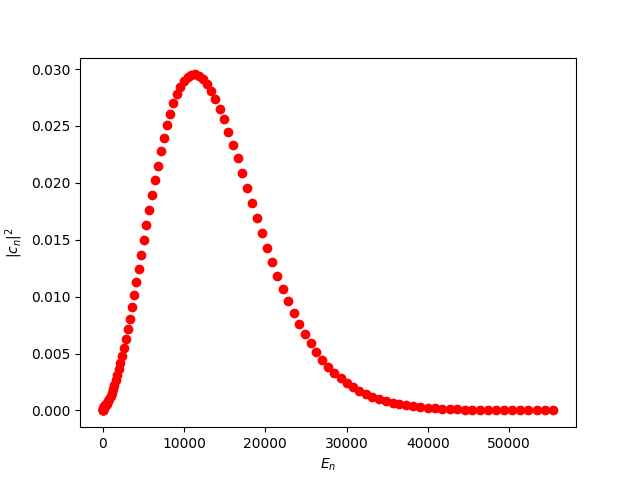

The script that saved this image:
#!/usr/bin/python3

import numpy as np
import matplotlib.pyplot as plt

# Import the wave function and the function to calculate cn by Fourier's trick
from WiW_Psi import *
from WiW_psi_n import energy
from WiW_getcn import *

x = np.linspace(-3, 3, 2**12)

# Wave package constants
x0 = 2.5;
sigma = 0.1;
k0 = 25;

# Normalize the custom wave function
fun = np.exp(-1/2 * (x-x0)**2/sigma**2) * np.exp(-1j*k0*x)

A = 1/np.sqrt(np.trapz(np.abs(fun)**2, x = x))

fun = A * fun

# Initialize the positive energies
pos.findEnergies(200)

# Get the cn's
cn = getcn(x, fun, n=200)

# Check normalization

f = np.abs(Psi(cn, x, 0))**2
integral = np.trapz(f, x = x)

if integral == 1:
  print("Wave function is normalized")
else:
  print("Wave function is not normalized. Integral is " + str(integral))

# Plot energy spectrum

energies = np.zeros(cn.shape)

for i in range(len(cn)):
  energies[i] = energy(i)

plt.plot(energies, np.abs(cn)**2, 'ro')
plt.xlabel("$E_n$")
plt.ylabel("$|c_n|^2$")
#plt.show()
plt.savefig("WiW_wavePackageEnergySpectrum.png")
